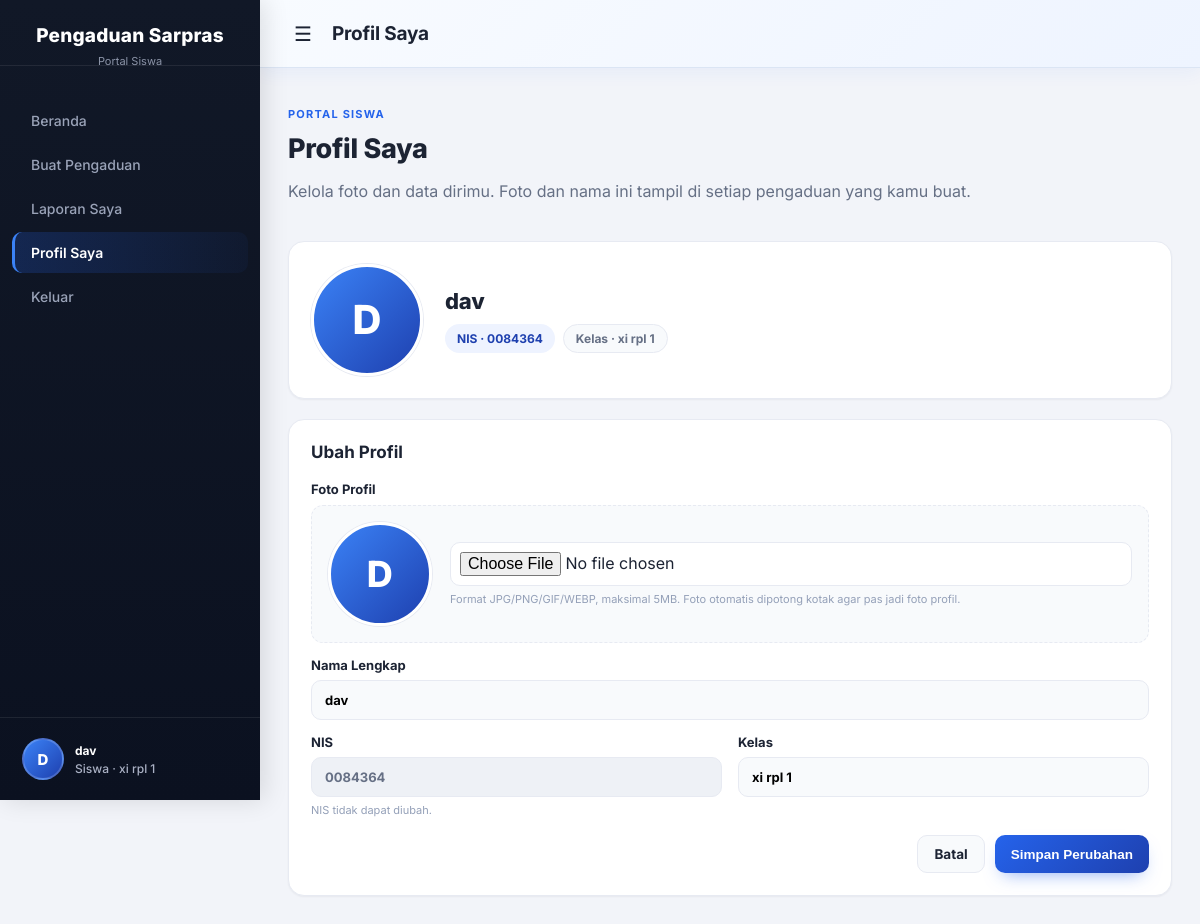
/user/profil (signed in), run on the app's committed database.
### tables this page shows
CREATE TABLE `siswa` (
  `nis` varchar(10) NOT NULL,
  `nama` varchar(50) NOT NULL,
  `kelas` varchar(10) NOT NULL,
  `password` varchar(25) NOT NULL,
  `foto` varchar(255) DEFAULT NULL
);

### view/user/profil.php (the view, shortened to what this page needs)
<?php
require_once __DIR__ . '/../../config/database.php';
$user = current_user();
$form = ['nama' => $user['nama'], 'kelas' => $user['kelas']];
?>
<!doctype html>
<html lang="id">
<head>
    <link rel="stylesheet" href="<?= e($base) ?>/assets/admin.css">
    <link rel="stylesheet" href="<?= e($base) ?>/assets/profil.css">
</head>
<body>
    <aside class="sidebar" id="sidebar">
        <div class="sidebar-header">Pengaduan Sarpras</div>
        <div class="sidebar-sub">Portal Siswa</div>
        <ul>
            <li><a href="<?= e(url('user/dashboard')) ?>" class="">Beranda</a></li>
            <li><a href="<?= e(url('user/buat_pengaduan')) ?>" class="">Buat Pengaduan</a></li>
            <li><a href="<?= e(url('user/laporan_saya')) ?>" class="">Laporan Saya</a></li>
            <li><a href="<?= e(url('user/profil')) ?>" class="active">Profil Saya</a></li>
            <li><a href="<?= e(url('auth/logout')) ?>">Keluar</a></li>
        </ul>
        <div class="admin-user has-avatar">
            <a class="user-chip" href="<?= e(url('user/profil')) ?>" title="Lihat profil">
                <?= avatar($user['foto'] ?? null, $user['nama'] ?? 'Siswa', 'md') ?>
                <div class="who"><strong><?= e($user['nama'] ?? 'Siswa') ?></strong>Siswa · <?= e($user['kelas'] ?? '') ?></div>
            </a>
        </div>
    </aside>
    <div class="main-content">
        <header class="topbar"><label for="menuToggle" class="menu-icon">&#9776;</label>
            <h1>Profil Saya</h1>
        </header>
        <main class="content-area">
            <div class="heading">
                <div>
                    <p class="eyebrow">Portal Siswa</p>
                    <h1>Profil Saya</h1>
                    <p class="muted">Kelola foto dan data dirimu. Foto dan nama ini tampil di setiap pengaduan yang kamu buat.</p>
                </div>
            </div>
            <section class="panel profile-hero">
                <?= avatar($user['foto'] ?? null, $user['nama'], 'xl') ?>
                <div>
                    <h2><?= e($user['nama']) ?></h2>
                    <div class="profile-meta">
                        <span class="profile-chip">NIS · <?= e($user['nis']) ?></span>
                        <span class="profile-chip soft">Kelas · <?= e($user['kelas']) ?></span>
                    </div>
                </div>
            </section>
            <section class="panel">
                <h2 style="margin-top:0;margin-bottom:16px">Ubah Profil</h2>
                <form method="post" class="admin-form profile-form" enctype="multipart/form-data">
                    <div>
                        <label for="foto">Foto Profil</label>
                        <div class="photo-field" style="margin-top:7px">
                            <span id="fotoPreview"><?= avatar($user['foto'] ?? null, $form['nama'] ?: $user['nama'], 'lg') ?></span>
                            <div class="photo-input">
                                <input id="foto" type="file" name="foto" accept="image/jpeg,image/png,image/gif,image/webp">
                                <span class="form-help">Format JPG/PNG/GIF/WEBP, maksimal 5MB. Foto otomatis dipotong kotak agar pas jadi foto profil.</span>
                            </div>
                        </div>
                    </div>
                    <label>Nama Lengkap
                        <input name="nama" maxlength="50" required value="<?= e($form['nama']) ?>" placeholder="Nama lengkap">
                    </label>
                    <div class="form-grid-2">
                        <label>NIS
                            <input value="<?= e($user['nis']) ?>" readonly tabindex="-1">
                            <span class="form-help">NIS tidak dapat diubah.</span>
                        </label>
                        <label>Kelas
                            <input name="kelas" maxlength="10" required value="<?= e($form['kelas']) ?>" placeholder="Contoh: XII RPL 2">
                        </label>
                    </div>
                    <div class="form-actions">
                        <a class="btn secondary" href="<?= e(url('user/dashboard')) ?>">Batal</a>
                        <button class="btn" type="submit">Simpan Perubahan</button>
                    </div>
                </form>
            </section>
        </main>
    </div>
</body>
</html>

### config/database.php (shortened to what this page needs)
<?php
$server = 'localhost';
$username = 'root';
$pass = '';
$database = 'pengaduan_sarpas';
$conn = mysqli_connect($server, $username, $pass, $database);
mysqli_set_charset($conn, 'utf8mb4');
function e($value) { return htmlspecialchars((string)$value, ENT_QUOTES, 'UTF-8'); }
function base_url() {
    $root = str_replace('\\', '/', dirname(__DIR__));
    $docRoot = isset($_SERVER['DOCUMENT_ROOT']) ? str_replace('\\', '/', rtrim($_SERVER['DOCUMENT_ROOT'], '/')) : '';
    $rel = ($docRoot !== '' && strpos($root, $docRoot) === 0) ? substr($root, strlen($docRoot)) : '';
    $rel = '/' . trim($rel, '/');
    return $rel === '/' ? '' : $rel;
}
$base = base_url();
function url($path) {
    global $base;
    return $base . '/' . ltrim($path, '/');
}
function current_user() {
    global $conn;
    if ($_SESSION['role'] === 'siswa' && !empty($_SESSION['nis'])) {
        $st=mysqli_prepare($conn,'SELECT nis,nama,kelas,foto FROM siswa WHERE nis=?'); mysqli_stmt_bind_param($st,'s',$_SESSION['nis']); mysqli_stmt_execute($st); $r=mysqli_stmt_get_result($st); $u=mysqli_fetch_assoc($r); mysqli_stmt_close($st); return $u;
    }
    return null;
}
function avatar_initials($nama) {
    $nama = trim((string)$nama);
    $parts = preg_split('/\s+/u', $nama);
    $ini = mb_substr($parts[0], 0, 1, 'UTF-8');
    return mb_strtoupper($ini, 'UTF-8');
}
function foto_profil_url($foto) {
    global $base;
    $foto = ltrim((string)$foto, '/');
    if ($foto === '' || strpos($foto, '..') !== false) return '';
    return $base . '/' . $foto;
}
function avatar($foto, $nama, $size = 'md') {
    $src = foto_profil_url($foto);
    $cls = 'avatar avatar-' . preg_replace('/[^a-z]/', '', (string)$size);
    return '<span class="' . $cls . ' avatar-fallback" title="' . e($nama) . '">' . e(avatar_initials($nama)) . '</span>';
}

### assets/profil.css (style rules this page uses)
.avatar { display:inline-flex;align-items:center;justify-content:center;flex-shrink:0; border-radius:50%;overflow:hidden; background:linear-gradient(135deg,#3b82f6,#1e40af);color:#fff; font-weight:800;line-height:1;letter-spacing:.3px;user-select:none; border:2px solid var(--surface,#fff);box-shadow:0 0 0 1px var(--border,#e7eaf2); }
.avatar-md { width:42px;height:42px;font-size:15px }
.avatar-lg { width:104px;height:104px;font-size:36px;border-width:3px }
.avatar-xl { width:112px;height:112px;font-size:40px;border-width:3px }
.sidebar .admin-user.has-avatar { padding:12px }
.sidebar .admin-user a.user-chip { display:flex;align-items:center;gap:11px;padding:8px 10px; border-left:0;border-radius:12px;color:#aab1c4;font-size:12px;font-weight:500; }
.sidebar .avatar { border-color:rgba(255,255,255,.18);box-shadow:none }
.user-chip .who { min-width:0 }
.user-chip .who strong { white-space:nowrap;overflow:hidden;text-overflow:ellipsis;max-width:148px }
.profile-hero { display:flex;align-items:center;gap:22px;flex-wrap:wrap }
.profile-hero h2 { margin:0;font-size:22px;font-weight:800;letter-spacing:-.2px }
.profile-hero .profile-meta { display:flex;flex-wrap:wrap;gap:8px;margin-top:10px }
.profile-chip { display:inline-flex;align-items:center;gap:6px;padding:6px 12px;border-radius:999px; background:var(--primary-tint);color:var(--primary-700);font-size:12px;font-weight:700; }
.profile-chip.soft { background:var(--surface-soft);border:1px solid var(--border);color:var(--text-muted) }
.photo-field { display:flex;align-items:center;gap:18px;padding:16px; border:1.5px dashed var(--border);border-radius:var(--radius-md);background:var(--surface-soft); }
.photo-field .photo-input { flex:1;min-width:0 }
.photo-field .photo-input input[type="file"] { margin-top:0 }
.form-help { display:block;color:var(--text-faint);font-size:11px;font-weight:400;margin-top:6px }
.profile-form input[readonly] { background:#eef1f6;color:var(--text-muted);cursor:not-allowed }
.profile-form .form-grid-2 { display:grid;grid-template-columns:repeat(2,minmax(0,1fr));gap:16px }
.profile-form .form-actions { display:flex;justify-content:flex-end;gap:10px;margin-top:4px }

### data on the page
siswa: nama "D D D", nama "dav", kelas "xi rpl 1", nis "0084364"
